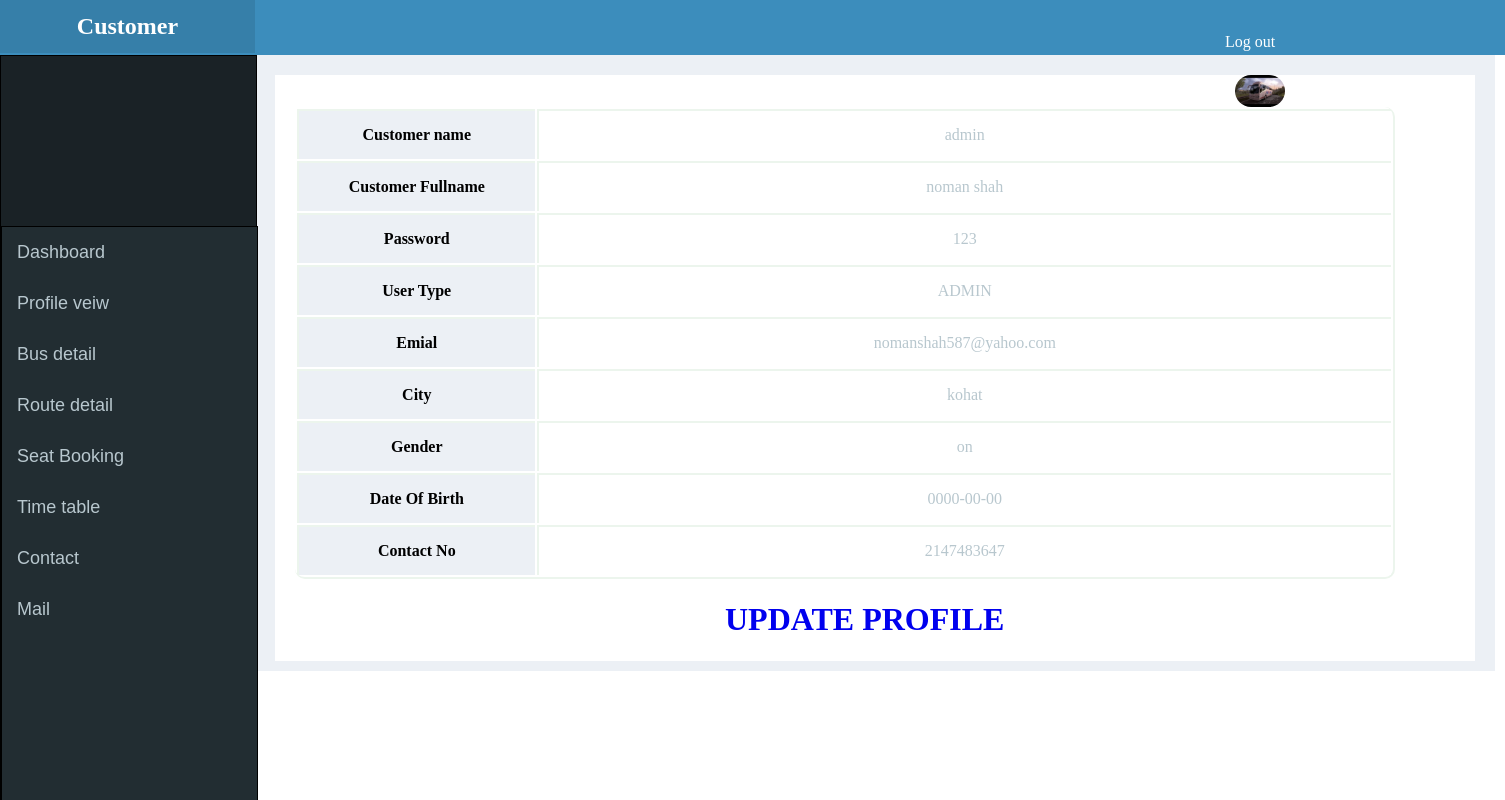
Page /customer/customer.php (signed in) on the committed database.
### tables this page shows
CREATE TABLE IF NOT EXISTS `user_tbl` (
  `user_id` int(11) NOT NULL,
  `user_name` varchar(255) NOT NULL,
  `user_fullname` varchar(255) NOT NULL,
  `password` varchar(255) NOT NULL,
  `user_type` varchar(255) NOT NULL,
  `status` varchar(255) NOT NULL,
  `user_photo` varchar(255) NOT NULL,
  `email` varchar(255) NOT NULL,
  `city` varchar(255) NOT NULL,
  `gender` varchar(255) NOT NULL,
  `date_birth` date NOT NULL,
  `contact_no` int(255) NOT NULL
);

### admin/classes/general.class.php (called while the page is built, shortened)
	<?php
class general
{
function get_user_info_by_id($id)
{
		$conn = mysqli_connect(HOST,USER,PASS,DB);
		$query = "SELECT * FROM user_tbl  where user_id = '".$id."' ";
		$sql = mysqli_query($conn,$query);
		$row = mysqli_fetch_array($sql);
		return $row;
}
}
?>

### customer/customer.php (the view, shortened to what this page needs)
<?php include(CUSTOMER_PATH.'include/header.php'); ?>
<?php include(CUSTOMER_PATH.'include/sidbar.php'); ?>
<?php
$gen = new general;
$user_profile_info = $gen->get_user_info_by_id($_SESSION['webapp']['user']['user_id']);
?>
	<htlm>
<head>
<link rel="stylesheet" href="css/style.css">
</head>
<body>
<div class="main_body">
<div class="main_inner">
<div class="form_insert">
<img src="image/<?php echo $user_profile_info['user_photo']; ?>" style="max-width:50px;float:right;margin-right:10px;border-radius:50px;">
<table style="border-bottom:2px solid #ECF5ED;border-right:2px solid #ECF5ED; width:1100px;margin:0 auto;border-radius:10px;">
	<tr>
	<th style="background-color:#ECF0F5;height:50px;width:150px;border-color:#ECF5ED;">Customer name</th>
		<td style="color:#B8C7CE;background-color:#FFFFFF;height:50px;width:550px;border-color:#ECF5ED;"><?php  echo $user_profile_info['user_name'] ?></td>
		</tr>
		<tr>
<th style="background-color:#ECF0F5;height:50px;width:150px;border-color:#ECF5ED;">	Customer Fullname</th>
		<td style="color:#B8C7CE;background-color:#FFFFFF;height:50px;width:550px;border-color:#ECF5ED;"><?php echo $user_profile_info['user_fullname'] ?> </td>
	</tr>
		<tr>
	<th style="background-color:#ECF0F5;height:50px;width:150px;border-color:#ECF5ED;">Password</th>
	<td style="color:#B8C7CE;background-color:#FFFFFF;height:50px;width:550px;border-color:#ECF5ED;">	<?php echo $user_profile_info['password'] ?> </td>
	</tr>
	<tr>
	<th style="background-color:#ECF0F5;height:50px;width:150px;border-color:#ECF5ED;">User Type</th>
	<td style="color:#B8C7CE;background-color:#FFFFFF;height:50px;width:550px;border-color:#ECF5ED;"><?php echo $user_profile_info['user_type'] ?> </td>
	</tr>
	<tr>
		<th style="background-color:#ECF0F5;height:50px;width:150px;border-color:#ECF5ED;">Emial</th>
	<td style="color:#B8C7CE;background-color:#FFFFFF;height:50px;width:550px;border-color:#ECF5ED;"><?php echo $user_profile_info['email'] ?> </td>
	</tr>
	<tr>
		<th style="background-color:#ECF0F5;height:50px;width:150px;border-color:#ECF5ED;">City</th>
	<td style="color:#B8C7CE;background-color:#FFFFFF;height:50px;width:550px;border-color:#ECF5ED;"><?php echo $user_profile_info['city'] ?></td>
	</tr>
	<tr>
		<th style="background-color:#ECF0F5;height:50px;width:150px;border-color:#ECF5ED;">Gender</th>
	<td style="color:#B8C7CE;background-color:#FFFFFF;height:50px;width:550px;border-color:#ECF5ED;"><?php echo $user_profile_info['gender'] ?> </td>
	</tr>
	<tr>
		<th style="background-color:#ECF0F5;height:50px;width:150px;border-color:#ECF5ED;">Date Of Birth</th>
	<td style="color:#B8C7CE;background-color:#FFFFFF;height:50px;width:550px;border-color:#ECF5ED;"><?php echo $user_profile_info['date_birth'] ?></td>
	</tr>
	<tr>
		<th style="background-color:#ECF0F5;height:50px;width:150px;border-color:#ECF5ED;">Contact No</th>
		<td style="color:#B8C7CE;background-color:#FFFFFF;height:50px;width:550px;border-color:#ECF5ED;">	<?php echo $user_profile_info['contact_no'] ?> </td>
	</tr>
	</table>
	</div>
	<div style="width:300px; height:60px;margin:0 auto;">
		<a href="<?php echo  CUSTOMER_URL.'edit.php?user_id='.$_SESSION['webapp']['user']['user_id'] ?>" style="text-decoration:none;"><h1>UPDATE PROFILE</h1></a>
   </div>
 </div>
</div>
</body>
</html>

### customer/css/style.css (style rules this page uses)
body { padding:0 auto; margin:0 auto; }
.main_body { width:1240px; height:auto; background-color:#ECF0F5; padding-bottom:10px; margin-left:255px; margin-top:55px; float:left; }
.main_inner { width:1200px; height:auto; background-color:#FFFFFF; margin-left:20px; margin-top:20px; }
.form_insert { width:1000px; height:auto; margin-left:20px; }

### customer/customer.php (style rules this page uses)
table tr td { text-align:center;border-top:2px solid #ECF5ED;border-left:2px solid #ECF5ED;background-color:#FFFFFF; }
table tr th { text-align:center;border-top:2px solid #000;border-left:2px solid #000;background-color:#FFFFFF; }

### rows in the picture
user_tbl: user_photo (picture), user_name "admin", user_fullname "noman shah", password "123", user_type "ADMIN", email "nomanshah587@yahoo.com", city "kohat", gender "on", date_birth "0000-00-00", contact_no "2147483647"
